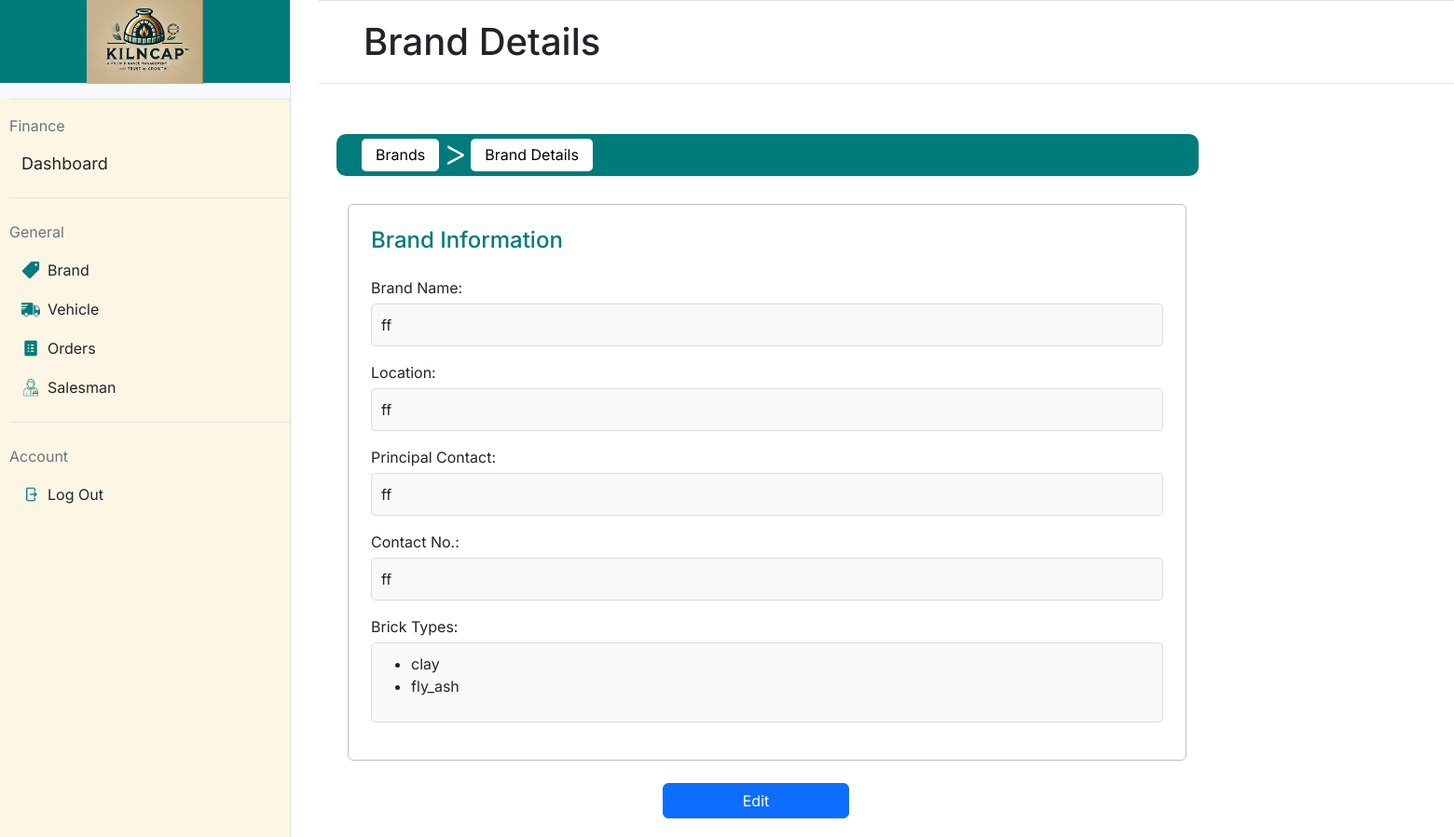
Page /brand/1 on the earlier database version.
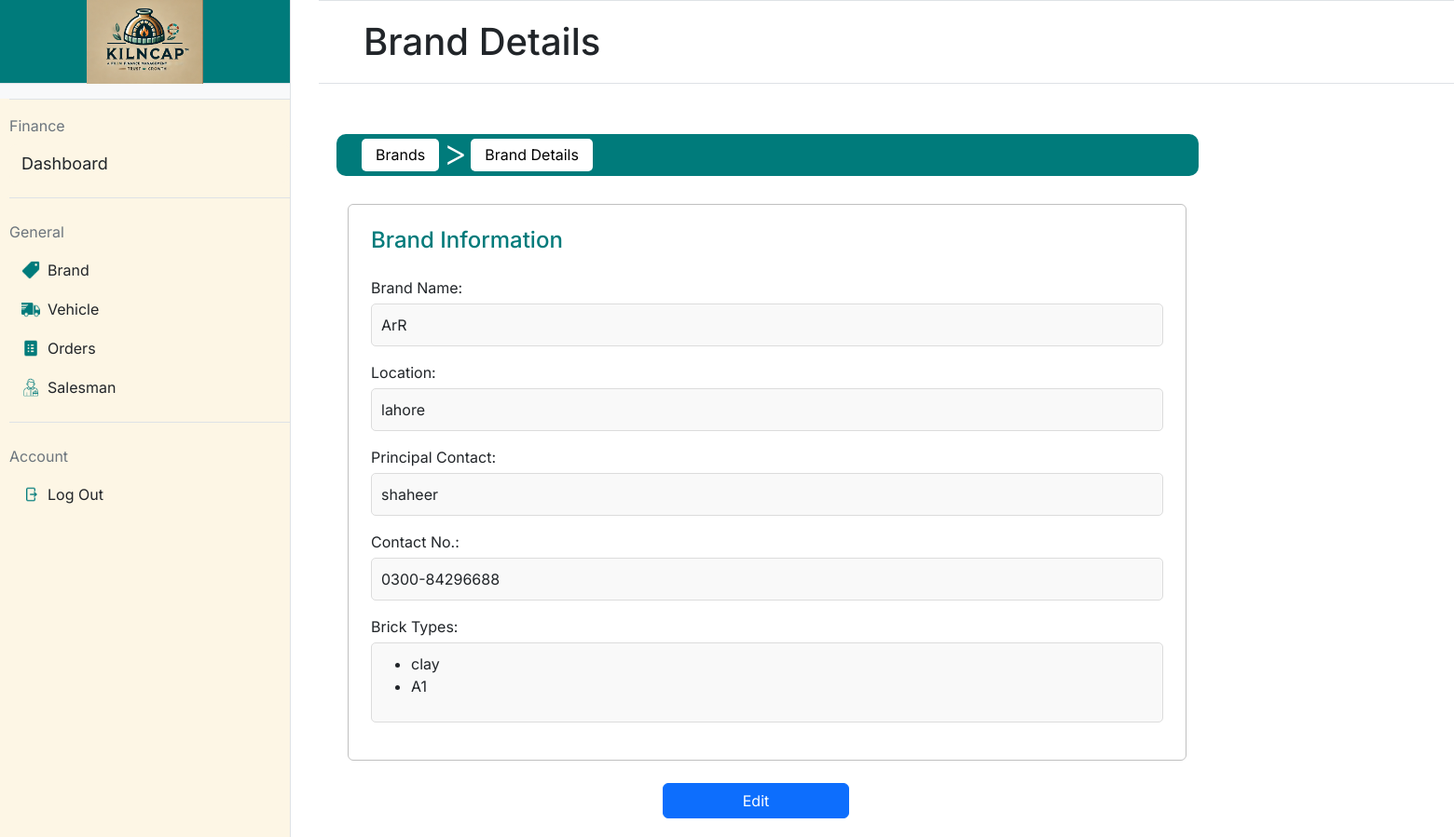
Same page on the later database version.
### app.py (models this page shows, shortened)
class Brand(db.Model):
    __tablename__ = 'brands'
    id = db.Column(db.Integer, primary_key=True, autoincrement=True)
    name = db.Column(db.String(30), nullable=False)
    location = db.Column(db.String(100), nullable=False)
    contact_no = db.Column(db.String(12), unique=True, nullable=False)
    principal_contact = db.Column(db.String(12), nullable=False)
    brick_types = db.relationship('BrickType', backref='brand', cascade="all, delete-orphan")

class BrickType(db.Model):
    __tablename__ = 'brick_types'
    id = db.Column(db.Integer, primary_key=True, autoincrement=True)
    type_name = db.Column(db.String(50), nullable=False)
    brand_id = db.Column(db.Integer, db.ForeignKey('brands.id'), nullable=False)  # Foreign key to Brand
    __table_args__ = (
        db.UniqueConstraint('type_name', 'brand_id', name='unique_brick_type_per_brand'),
    )

### app.py (the view)
@app.route('/brand/<int:brand_id>', methods=['GET'])
def brand_details(brand_id):
    brand = Brand.query.get_or_404(brand_id)  # Fetch the brand by ID or return 404 if not found
    return render_template('brand_details.html', brand=brand)

### templates/brand_details.html (shortened to what the changed rows need)
{% extends "base.html" %}
{% block mainheading %}
Brand Details
{% endblock %}
{% block maincontent %}
<div class="container-fluid" required style="margin-top: 30px;">
    <div class="border border-secondary rounded p-4"
        style="max-width: 100%; min-width: 300px;max-width: 900px; border-color: silver !important;">
        <div class="card-body">
            <div class="mb-3">
                <label class="form-label"
                    style="margin-bottom: 5px;">Brand Name:</label>
                <div
                    style="background-color: #f9f9f9; padding: 10px; border-radius: 5px; border: 1px solid #dcdcdc;">
                    {{ brand.name }}
                </div>
            </div>
            <div class="mb-3">
                <label class="form-label"
                    style="margin-bottom: 5px;">Location:</label>
                <div
                    style="background-color: #f9f9f9; padding: 10px; border-radius: 5px; border: 1px solid #dcdcdc;">
                    {{ brand.location }}
                </div>
            </div>
            <div class="mb-3">
                <label class="form-label" style="margin-bottom: 5px;">Principal
                    Contact:</label>
                <div
                    style="background-color: #f9f9f9; padding: 10px; border-radius: 5px; border: 1px solid #dcdcdc;">
                    {{ brand.principal_contact }}
                </div>
            </div>
            <div class="mb-3">
                <label class="form-label" style="margin-bottom: 5px;">Contact
                    No.:</label>
                <div
                    style="background-color: #f9f9f9; padding: 10px; border-radius: 5px; border: 1px solid #dcdcdc;">
                    {{ brand.contact_no }}
                </div>
            </div>
            <div class="mb-3">
                <div
                    style="background-color: #f9f9f9; padding: 10px; border-radius: 5px; border: 1px solid #dcdcdc;">
                    {% if brand.brick_types %}
                    <ul>
                        {% for brick in brand.brick_types %}
                        <li>{{ brick.type_name }}</li>
                        {% endfor %}
                    </ul>
                    {% else %}
                    <p>No brick types available for this brand.</p>
                    {% endif %}
                </div>
            </div>
        </div>
    </div>
</div>
{% endblock %}

Differences in the rows shown:
removed BrickType: type_name "fly_ash"
changed Brand: name "ff" → "ArR"; location "ff" → "lahore"; principal_contact "ff" → "shaheer"; contact_no "ff" → "0300-84296688"
added BrickType: type_name "A1"
